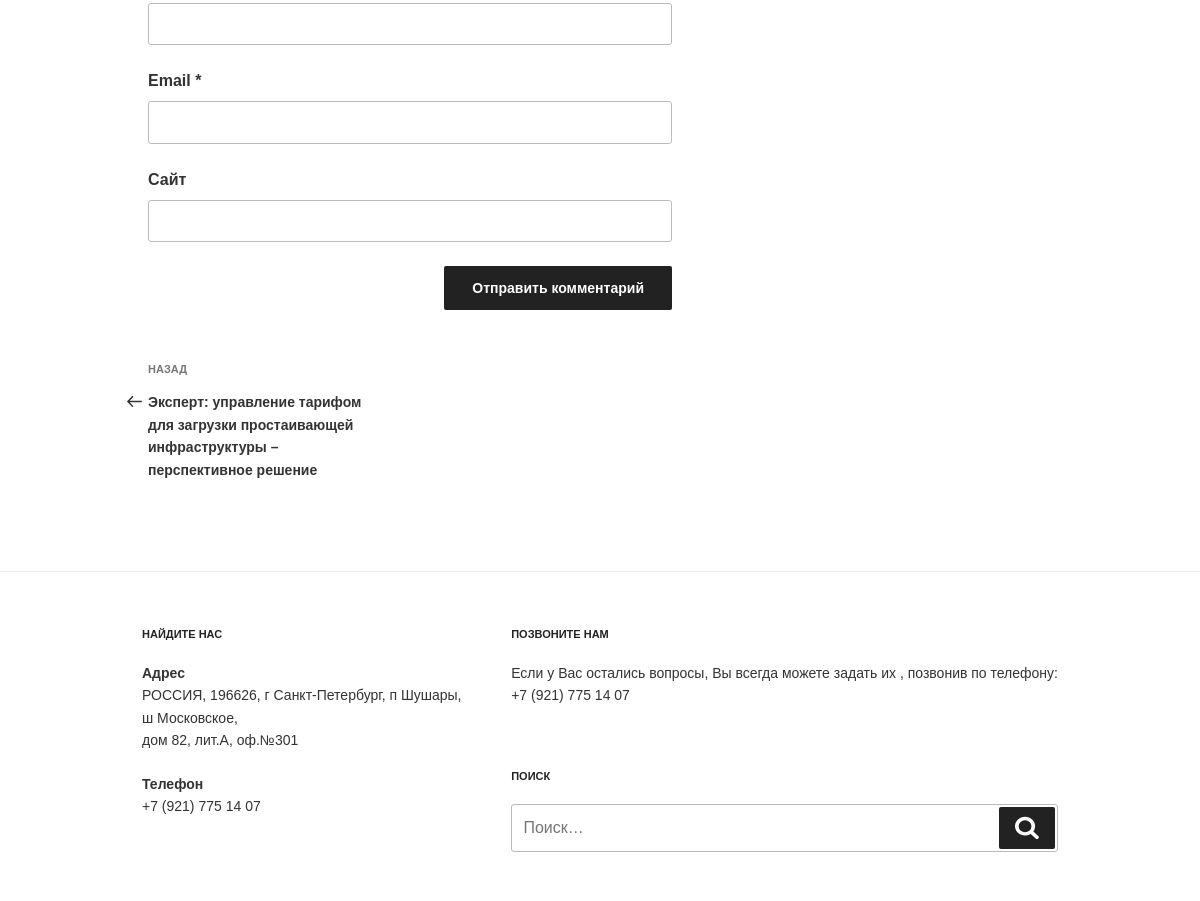
Before: /pages/itemNews.php?id=3 (lower part) with the older database file.
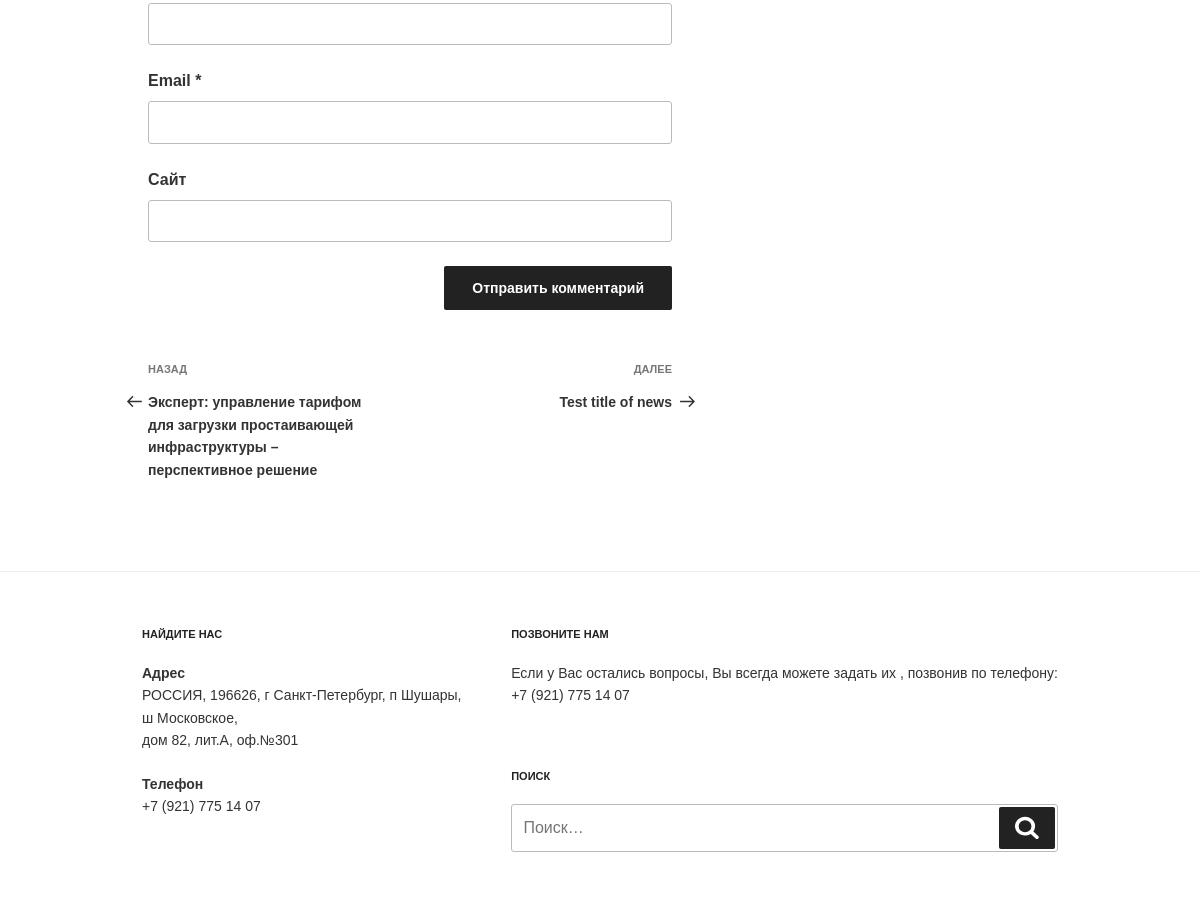
After: the same page with the newer database file.
### tables this page shows
CREATE TABLE `news` (
  `id` int NOT NULL,
  `title` varchar(255) NOT NULL,
  `author` varchar(50) NOT NULL,
  `date` datetime NOT NULL,
  `description` text NOT NULL,
  `content` mediumtext NOT NULL,
  `source` varchar(500) NOT NULL,
  `image` varchar(255) DEFAULT NULL
);

### public/pages/itemNews.php (the view, shortened to what this page needs)
<?php
require_once('../includes/db.php');
$news_id = isset($_GET['id']) ? (int)$_GET['id'] : 0;
if ($news_id > 0) {
    $stmt = $connection->prepare("SELECT * FROM news WHERE id = ?");
    $stmt->bind_param("i", $news_id);
    $stmt->execute();
    $result = $stmt->get_result();
    $news = $result->fetch_assoc();
    if ($news) {
        $stmt_prev = $connection->prepare("SELECT id, title FROM news WHERE date < ? ORDER BY date DESC LIMIT 1");
        $stmt_prev->bind_param('s', $news['date']);
        $stmt_prev->execute();
        $result_prev = $stmt_prev->get_result();
        $prev_news = $result_prev->fetch_assoc();
        $stmt_next = $connection->prepare("SELECT id, title FROM news WHERE date > ? ORDER BY date ASC LIMIT 1");
        $stmt_next->bind_param('s', $news['date']);
        $stmt_next->execute();
        $result_next = $stmt_next->get_result();
        $next_news = $result_next->fetch_assoc();
?>
        <!DOCTYPE html>
        <html lang="ru">
        <head>
            <link rel="stylesheet" href="../css/reset.css">
            <link rel="stylesheet" href="../css/news.css">
        </head>
        <body>
            <main>
                <div class="full-width-white">
                    <div class="wrapper">
                        <article>
                            <form class="comment-form" action="#" method="post">
                                <input id="author" name="author" type="text" value="" size="30" maxlength="245" required="required">
                                <label for="email">Email *</label>
                                <input id="email" name="email" type="email" value="" size="30" maxlength="100" aria-describedby="email-notes" required="required">
                                <label for="url">Сайт</label>
                                <input id="url" name="url" type="url" value="" size="30" maxlength="200">
                                <button type="submit" class="btn">Отправить комментарий</button>
                            </form>
                            <div class="prev-or-next-news">
                                <?php if ($prev_news): ?>
                                    <a href="itemNews.php?id=<?php echo $prev_news['id'] ?>" class="prev-news">
                                        <span>НАЗАД</span>
                                        <p><?php echo $prev_news['title'] ?></p>
                                    </a>
                                <?php endif; ?>
                                <?php if ($next_news): ?>
                                    <a href="itemNews.php?id=<?php echo $next_news['id'] ?>" class="next-news">
                                        <span>ДАЛЕЕ</span>
                                        <p><?php echo $next_news['title'] ?></p>
                                    </a>
                                <?php endif; ?>
                            </div>
                        </article>
                        <?php
                        require_once '../includes/modules/footerAside.php';
                        ?>
                    </div>
                </div>
            </main>
            <?php
            require_once '../includes/modules/footer.php';
            ?>
        </body>
        </html>
<?php
    }
} else {
    echo "Некорректный ID новости.";
}
?>

Changed rows visible on the page:
added news: title "Test title of news"
Other visible differences:
text now shown: "ДАЛЕЕ"
